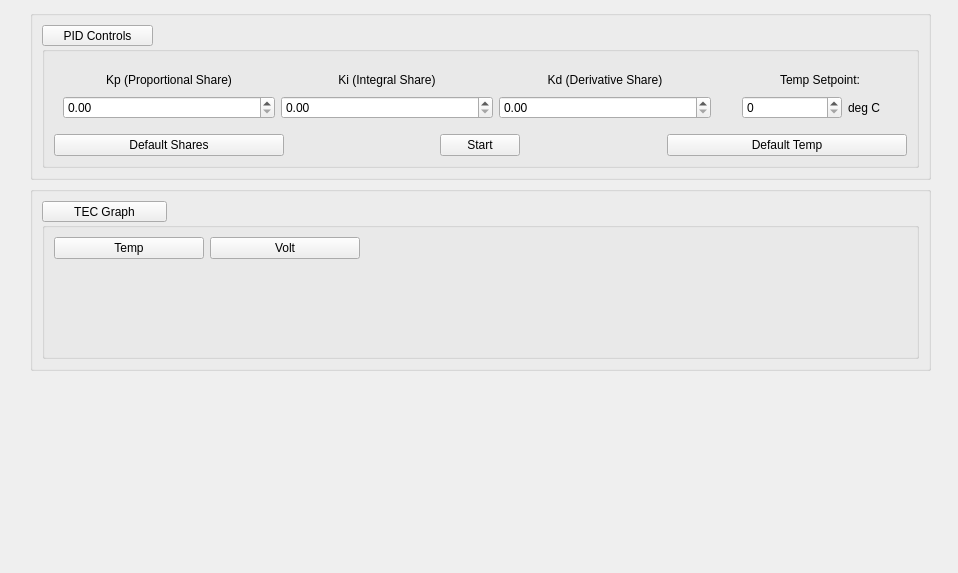
<?xml version="1.0" encoding="UTF-8"?>
<ui version="4.0">
 <class>Form</class>
 <widget class="QWidget" name="Form">
  <property name="enabled">
   <bool>true</bool>
  </property>
  <property name="geometry">
   <rect>
    <x>0</x>
    <y>0</y>
    <width>958</width>
    <height>573</height>
   </rect>
  </property>
  <property name="minimumSize">
   <size>
    <width>0</width>
    <height>0</height>
   </size>
  </property>
  <property name="font">
   <font>
    <underline>false</underline>
   </font>
  </property>
  <property name="windowTitle">
   <string>Form</string>
  </property>
  <widget class="QWidget" name="verticalLayoutWidget">
   <property name="geometry">
    <rect>
     <x>30</x>
     <y>10</y>
     <width>901</width>
     <height>551</height>
    </rect>
   </property>
   <layout class="QGridLayout" name="gridLayout_2">
    <property name="sizeConstraint">
     <enum>QLayout::SetDefaultConstraint</enum>
    </property>
    <item row="5" column="0">
     <widget class="QWidget" name="push_widg" native="true">
      <property name="sizePolicy">
       <sizepolicy hsizetype="Preferred" vsizetype="MinimumExpanding">
        <horstretch>0</horstretch>
        <verstretch>0</verstretch>
       </sizepolicy>
      </property>
      <property name="minimumSize">
       <size>
        <width>90</width>
        <height>0</height>
       </size>
      </property>
     </widget>
    </item>
    <item row="0" column="0">
     <widget class="QGroupBox" name="channel_monitor_box_3">
      <property name="sizePolicy">
       <sizepolicy hsizetype="Preferred" vsizetype="Preferred">
        <horstretch>0</horstretch>
        <verstretch>0</verstretch>
       </sizepolicy>
      </property>
      <property name="minimumSize">
       <size>
        <width>150</width>
        <height>0</height>
       </size>
      </property>
      <property name="maximumSize">
       <size>
        <width>16777215</width>
        <height>180</height>
       </size>
      </property>
      <property name="title">
       <string/>
      </property>
      <layout class="QVBoxLayout" name="channel_monitor_layout_3">
       <property name="spacing">
        <number>0</number>
       </property>
       <item>
        <spacer name="horizontalSpacer_8">
         <property name="orientation">
          <enum>Qt::Horizontal</enum>
         </property>
         <property name="sizeHint" stdset="0">
          <size>
           <width>200</width>
           <height>0</height>
          </size>
         </property>
        </spacer>
       </item>
       <item>
        <widget class="QPushButton" name="pid_controls">
         <property name="sizePolicy">
          <sizepolicy hsizetype="Maximum" vsizetype="Fixed">
           <horstretch>0</horstretch>
           <verstretch>0</verstretch>
          </sizepolicy>
         </property>
         <property name="maximumSize">
          <size>
           <width>111</width>
           <height>21</height>
          </size>
         </property>
         <property name="font">
          <font>
           <underline>false</underline>
          </font>
         </property>
         <property name="text">
          <string>PID Controls</string>
         </property>
        </widget>
       </item>
       <item>
        <widget class="QGroupBox" name="pid_box">
         <layout class="QVBoxLayout" name="verticalLayout_3">
          <item>
           <widget class="QWidget" name="setpoint_box" native="true">
            <property name="sizePolicy">
             <sizepolicy hsizetype="Fixed" vsizetype="Fixed">
              <horstretch>0</horstretch>
              <verstretch>0</verstretch>
             </sizepolicy>
            </property>
            <property name="minimumSize">
             <size>
              <width>90</width>
              <height>0</height>
             </size>
            </property>
            <property name="maximumSize">
             <size>
              <width>1132</width>
              <height>16777215</height>
             </size>
            </property>
            <layout class="QGridLayout" name="channel_temps_4">
             <item row="3" column="2">
              <layout class="QVBoxLayout" name="verticalLayout_53">
               <item>
                <widget class="QDoubleSpinBox" name="ki_adjust_2">
                 <property name="alignment">
                  <set>Qt::AlignJustify|Qt::AlignVCenter</set>
                 </property>
                </widget>
               </item>
              </layout>
             </item>
             <item row="0" column="5">
              <widget class="QLabel" name="temperature_setpoint_marker_2">
               <property name="font">
                <font>
                 <underline>false</underline>
                </font>
               </property>
               <property name="text">
                <string>Temp Setpoint:</string>
               </property>
               <property name="alignment">
                <set>Qt::AlignCenter</set>
               </property>
              </widget>
             </item>
             <item row="0" column="4">
              <spacer name="verticalSpacer_16">
               <property name="orientation">
                <enum>Qt::Vertical</enum>
               </property>
               <property name="sizeType">
                <enum>QSizePolicy::Fixed</enum>
               </property>
               <property name="sizeHint" stdset="0">
                <size>
                 <width>25</width>
                 <height>20</height>
                </size>
               </property>
              </spacer>
             </item>
             <item row="0" column="1">
              <widget class="QLabel" name="kp_marker_2">
               <property name="font">
                <font>
                 <underline>false</underline>
                </font>
               </property>
               <property name="text">
                <string>Kp (Proportional Share)</string>
               </property>
               <property name="alignment">
                <set>Qt::AlignCenter</set>
               </property>
              </widget>
             </item>
             <item row="0" column="2">
              <widget class="QLabel" name="ki_marker_2">
               <property name="font">
                <font>
                 <underline>false</underline>
                </font>
               </property>
               <property name="text">
                <string>Ki (Integral Share)</string>
               </property>
               <property name="alignment">
                <set>Qt::AlignCenter</set>
               </property>
              </widget>
             </item>
             <item row="0" column="3">
              <widget class="QLabel" name="kd_marker_2">
               <property name="font">
                <font>
                 <underline>false</underline>
                </font>
               </property>
               <property name="text">
                <string>Kd (Derivative Share)</string>
               </property>
               <property name="alignment">
                <set>Qt::AlignCenter</set>
               </property>
              </widget>
             </item>
             <item row="3" column="1">
              <layout class="QVBoxLayout" name="verticalLayout_51">
               <item>
                <widget class="QDoubleSpinBox" name="kp_adjust_box">
                 <property name="alignment">
                  <set>Qt::AlignJustify|Qt::AlignVCenter</set>
                 </property>
                </widget>
               </item>
              </layout>
             </item>
             <item row="3" column="3">
              <layout class="QVBoxLayout" name="verticalLayout_45">
               <item>
                <widget class="QDoubleSpinBox" name="kd_adjust_2">
                 <property name="alignment">
                  <set>Qt::AlignJustify|Qt::AlignVCenter</set>
                 </property>
                </widget>
               </item>
              </layout>
             </item>
             <item row="3" column="5">
              <layout class="QHBoxLayout" name="horizontalLayout_5">
               <item>
                <widget class="QSpinBox" name="temperature_setpoint_adjust_2">
                 <property name="minimumSize">
                  <size>
                   <width>40</width>
                   <height>20</height>
                  </size>
                 </property>
                 <property name="maximumSize">
                  <size>
                   <width>100</width>
                   <height>16777215</height>
                  </size>
                 </property>
                 <property name="alignment">
                  <set>Qt::AlignJustify|Qt::AlignVCenter</set>
                 </property>
                </widget>
               </item>
               <item>
                <widget class="QLabel" name="unit_label_2">
                 <property name="maximumSize">
                  <size>
                   <width>50</width>
                   <height>50</height>
                  </size>
                 </property>
                 <property name="text">
                  <string>deg C</string>
                 </property>
                </widget>
               </item>
              </layout>
             </item>
            </layout>
           </widget>
          </item>
          <item>
           <layout class="QHBoxLayout" name="horizontalLayout">
            <item>
             <layout class="QHBoxLayout" name="horizontalLayout_2">
              <item>
               <widget class="QPushButton" name="default_shares">
                <property name="text">
                 <string>Default Shares</string>
                </property>
               </widget>
              </item>
              <item>
               <spacer name="horizontalSpacer">
                <property name="orientation">
                 <enum>Qt::Horizontal</enum>
                </property>
                <property name="sizeType">
                 <enum>QSizePolicy::Fixed</enum>
                </property>
                <property name="sizeHint" stdset="0">
                 <size>
                  <width>50</width>
                  <height>10</height>
                 </size>
                </property>
               </spacer>
              </item>
             </layout>
            </item>
            <item>
             <layout class="QHBoxLayout" name="horizontalLayout_6">
              <item>
               <spacer name="horizontalSpacer_2">
                <property name="orientation">
                 <enum>Qt::Horizontal</enum>
                </property>
                <property name="sizeType">
                 <enum>QSizePolicy::Minimum</enum>
                </property>
                <property name="sizeHint" stdset="0">
                 <size>
                  <width>30</width>
                  <height>20</height>
                 </size>
                </property>
               </spacer>
              </item>
              <item>
               <widget class="QPushButton" name="cont_update">
                <property name="sizePolicy">
                 <sizepolicy hsizetype="Maximum" vsizetype="Fixed">
                  <horstretch>0</horstretch>
                  <verstretch>0</verstretch>
                 </sizepolicy>
                </property>
                <property name="text">
                 <string>Start</string>
                </property>
               </widget>
              </item>
              <item>
               <spacer name="horizontalSpacer_5">
                <property name="orientation">
                 <enum>Qt::Horizontal</enum>
                </property>
                <property name="sizeType">
                 <enum>QSizePolicy::Minimum</enum>
                </property>
                <property name="sizeHint" stdset="0">
                 <size>
                  <width>30</width>
                  <height>20</height>
                 </size>
                </property>
               </spacer>
              </item>
             </layout>
            </item>
            <item>
             <layout class="QHBoxLayout" name="horizontalLayout_8">
              <item>
               <spacer name="horizontalSpacer_3">
                <property name="orientation">
                 <enum>Qt::Horizontal</enum>
                </property>
                <property name="sizeType">
                 <enum>QSizePolicy::Fixed</enum>
                </property>
                <property name="sizeHint" stdset="0">
                 <size>
                  <width>40</width>
                  <height>20</height>
                 </size>
                </property>
               </spacer>
              </item>
              <item>
               <widget class="QPushButton" name="default_setpoint">
                <property name="text">
                 <string>Default Temp</string>
                </property>
               </widget>
              </item>
             </layout>
            </item>
           </layout>
          </item>
         </layout>
        </widget>
       </item>
      </layout>
     </widget>
    </item>
    <item row="2" column="0">
     <widget class="QGroupBox" name="graph_box">
      <layout class="QVBoxLayout" name="verticalLayout">
       <property name="spacing">
        <number>0</number>
       </property>
       <item>
        <widget class="QPushButton" name="tec_graph">
         <property name="maximumSize">
          <size>
           <width>125</width>
           <height>21</height>
          </size>
         </property>
         <property name="font">
          <font>
           <underline>false</underline>
          </font>
         </property>
         <property name="text">
          <string>TEC Graph</string>
         </property>
        </widget>
       </item>
       <item>
        <widget class="QGroupBox" name="graph_con_box">
         <layout class="QVBoxLayout" name="verticalLayout_2">
          <item>
           <layout class="QHBoxLayout" name="horizontalLayout_7">
            <item>
             <widget class="QPushButton" name="temp_button">
              <property name="sizePolicy">
               <sizepolicy hsizetype="MinimumExpanding" vsizetype="Fixed">
                <horstretch>0</horstretch>
                <verstretch>0</verstretch>
               </sizepolicy>
              </property>
              <property name="maximumSize">
               <size>
                <width>150</width>
                <height>100</height>
               </size>
              </property>
              <property name="font">
               <font>
                <underline>false</underline>
               </font>
              </property>
              <property name="toolTip">
               <string>Hide from Graph</string>
              </property>
              <property name="text">
               <string>Temp</string>
              </property>
             </widget>
            </item>
            <item>
             <widget class="QPushButton" name="volt_button">
              <property name="sizePolicy">
               <sizepolicy hsizetype="MinimumExpanding" vsizetype="Fixed">
                <horstretch>0</horstretch>
                <verstretch>0</verstretch>
               </sizepolicy>
              </property>
              <property name="maximumSize">
               <size>
                <width>150</width>
                <height>16777215</height>
               </size>
              </property>
              <property name="font">
               <font>
                <underline>false</underline>
               </font>
              </property>
              <property name="text">
               <string>Volt</string>
              </property>
             </widget>
            </item>
            <item>
             <spacer name="horizontalSpacer_4">
              <property name="orientation">
               <enum>Qt::Horizontal</enum>
              </property>
              <property name="sizeHint" stdset="0">
               <size>
                <width>40</width>
                <height>20</height>
               </size>
              </property>
             </spacer>
            </item>
           </layout>
          </item>
          <item>
           <widget class="PlotWidget" name="graph_widget" native="true">
            <property name="sizePolicy">
             <sizepolicy hsizetype="Preferred" vsizetype="Expanding">
              <horstretch>0</horstretch>
              <verstretch>0</verstretch>
             </sizepolicy>
            </property>
            <property name="minimumSize">
             <size>
              <width>90</width>
              <height>0</height>
             </size>
            </property>
           </widget>
          </item>
         </layout>
        </widget>
       </item>
      </layout>
     </widget>
    </item>
   </layout>
  </widget>
 </widget>
 <customwidgets>
  <customwidget>
   <class>PlotWidget</class>
   <extends>QWidget</extends>
   <header>pyqtgraph</header>
   <container>1</container>
  </customwidget>
 </customwidgets>
 <resources/>
 <connections/>
</ui>
